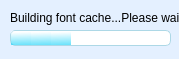
<?xml version="1.0" encoding="UTF-8"?>
<ui version="4.0">
 <class>fontLoadDialog</class>
 <widget class="QDialog" name="fontLoadDialog">
  <property name="geometry">
   <rect>
    <x>0</x>
    <y>0</y>
    <width>179</width>
    <height>59</height>
   </rect>
  </property>
  <property name="windowTitle">
   <string>Scan fonts</string>
  </property>
  <property name="styleSheet">
   <string notr="true">background-color: rgb(228, 240, 255);</string>
  </property>
  <widget class="QLabel" name="label_3">
   <property name="geometry">
    <rect>
     <x>10</x>
     <y>10</y>
     <width>171</width>
     <height>16</height>
    </rect>
   </property>
   <property name="styleSheet">
    <string notr="true"/>
   </property>
   <property name="text">
    <string>Building font cache...Please wait</string>
   </property>
  </widget>
  <widget class="QProgressBar" name="progressBar">
   <property name="geometry">
    <rect>
     <x>10</x>
     <y>30</y>
     <width>161</width>
     <height>16</height>
    </rect>
   </property>
   <property name="styleSheet">
    <string notr="true">QProgressBar { 
border: 1px solid lightblue;
border-radius: 5px;
background-color:#ffffff;
}

QProgressBar::chunk {
background-color:qlineargradient(spread:pad, x1:0.955, y1:1, x2:0.914318, y2:0.057, stop:0 rgba(0, 205, 248, 150), stop:1 rgba(255, 255, 255, 100));
width: 20px;

}</string>
   </property>
   <property name="maximum">
    <number>0</number>
   </property>
   <property name="value">
    <number>-1</number>
   </property>
  </widget>
 </widget>
 <resources/>
 <connections/>
</ui>
